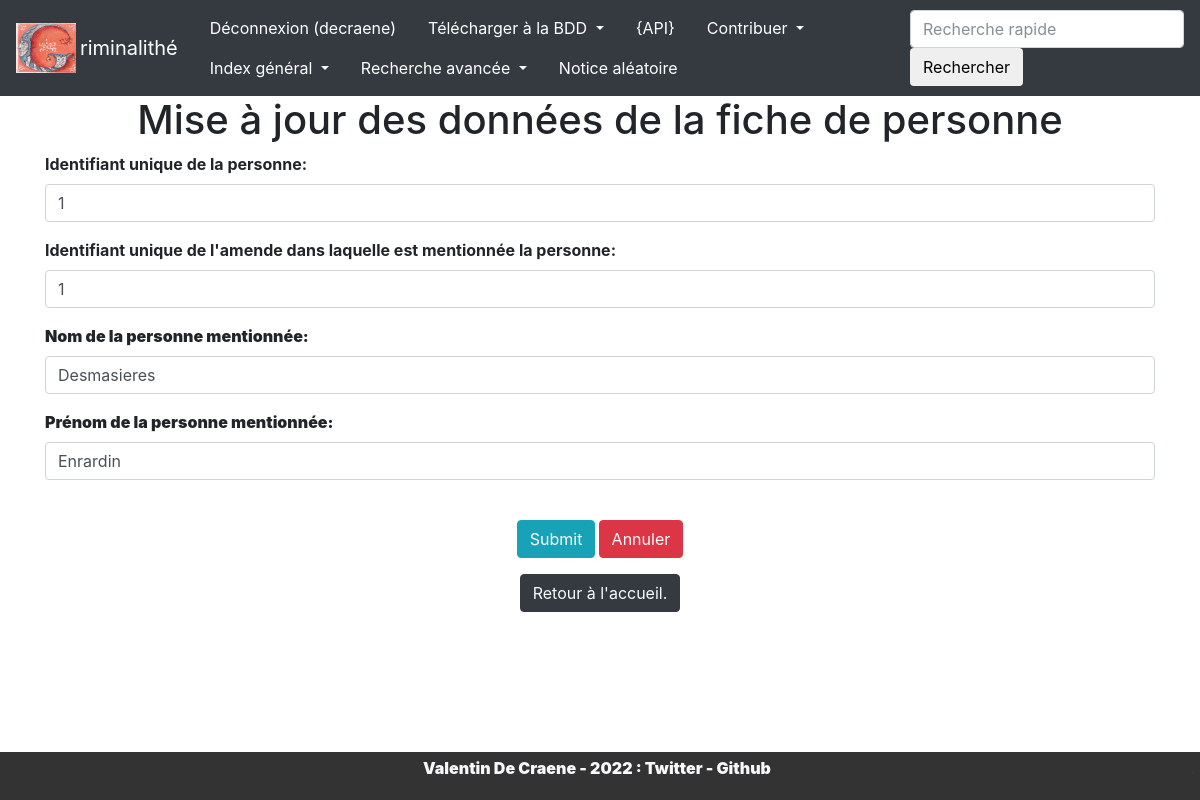
Screenshot of /personne/1/update (signed in) with the database file from the repository.
### Criminalithe/app/modeles/utilisateurs.py (models this page shows, shortened)
class User(UserMixin, db.Model):
    user_id = db.Column(db.Integer, primary_key=True)
    user_nom = db.Column(db.Text)
    user_login = db.Column(db.Text)
    user_email = db.Column(db.Text)
    user_password = db.Column(db.Text)
    authorships = db.relationship("Authorship", back_populates="user")

### Criminalithe/app/modeles/donnees.py (models this page shows, shortened)
class Personnes(db.Model):
    personnes_id = db.Column(db.Integer, primary_key=True, unique=True, nullable=False, autoincrement=True)
    personnes_amendes_id = db.Column(db.Integer, db.ForeignKey("amendes.amendes_personnes_id"))
    personnes_nom = db.Column(db.Text)
    personnes_prenom = db.Column(db.Text)
    authorships = db.relationship("Authorship", back_populates="personne")
    amendes = db.relationship("Amendes", backref="amendes", foreign_keys="Amendes.amendes_personnes_id")

### Criminalithe/app/routes/generic.py (the view, shortened to what this page needs)
@app.route("/personne/<int:personnes_id>/update", methods=["GET", "POST"])
@login_required
def personne_update(personnes_id):
    ma_personne = Personnes.query.get(personnes_id)
    erreurs = []
    updated = False
    return render_template(
        "pages/personne_form_update.html",
        nom="Criminalithé",
        personne=ma_personne,
        erreurs=erreurs,
        updated=updated
    )

### Criminalithe/app/modeles/utilisateurs.py (called while the page is built)
@login.user_loader
def trouver_utilisateur_via_id(identifiant):
    return User.query.get(int(identifiant))

### Criminalithe/app/templates/pages/personne_form_update.html (shortened to what this page needs)
{% extends "conteneur.html" %}
{% block corps %}
    {% if personne %}
<h1 class="text-center"> Mise à jour des données de la fiche de personne</h1>
    <form method="POST" action="{{ url_for('personne_update', personnes_id=personne.personnes_id)}}">
    	 <div class="mb-3">
		    <label for="personnes_id" class="form-label"><b>Identifiant unique de la personne:</b></label>
		    <input type="text" name="personnes_id" class="form-control {% if 'personnes_id' in erreurs%}is-invalid{% endif %}" id="personnes_id" value="{{personne.personnes_id}}" />
		  </div>
    	 <div class="mb-3">
		    <label for="personnes_amendes_id" class="form-label"><b>Identifiant unique de l'amende dans laquelle est mentionnée la personne:<b></label>
		    <input type="text" name="personnes_amendes_id" class="form-control {% if 'personnes_amendes_id' in erreurs%}is-invalid{% endif %}" id="personnes_amendes_id" value="{{personne.personnes_amendes_id}}" />
		  </div>
    	 <div class="mb-3">
		    <label for="personnes_nom" class="form-label">Nom de la personne mentionnée:</label>
		    <input type="text" name="personnes_nom" class="form-control {% if 'personnes_nom' in erreurs %}is-invalid{% endif %}" id="personnes_nom" value="{{personne.personnes_nom}}" />
		  </div>
		 <div class="mb-3">
		    <label for="personnes_prenom" class="form-label">Prénom de la personne mentionnée:</label>
		    <input type="text" name="personnes_prenom" class="form-control {% if 'personnes_prenom' in erreurs %}is-invalid{% endif %}" id="personnes_prenom" value="{{personne.personnes_prenom}}" />
		  </div>
    </form>
<br/>
<p class="text-center">
<input type="submit" name="Modifier" class="btn btn-info" />
<button type="button" class="btn btn-danger">
    <a class="text-light" href="{{url_for('index_personnes')}}">Annuler</a></li>
</button>
<p class="text-center">
<button type="button" class="btn btn-dark">
    <a class="text-light" href="{{url_for('accueil')}}">Retour à l'accueil.</a></li>
</button>
</p>
    {% else %}
        <p>La base de données est en cours de constitution</p>
    {% endif %}
{% endblock %}

### Criminalithe/app/templates/conteneur.html (shortened to what this page needs)
<!DOCTYPE html>
<html>
    <head>
        {% include "partials/css.html" %}
    </head>
    <body>
      <nav class="navbar navbar-expand-md navbar-dark bg-dark justify-content-between">
        <a class="navbar-brand mr-1" href="{{ url_for('accueil') }}"><img class="nav nav-pills mr-0" src="{{url_for('static', filename='images/C.png')}}" width="60" height="50" alt=""/></a><p class="text-white nav mr-auto pl-ml-1"><a href="{{ url_for('accueil') }}" class="text-white display-5 navbar-brand">riminalithé</a></p>
        <ul class="nav nav-pills mr-auto">
            {% if not current_user.is_authenticated %}
              <li class="nav-item">
                <a class="nav-link text-white bg-dark" href="{{url_for('inscription')}}">Inscription</a>
              </li>
              <li class="nav-item">
                <a class="nav-link text-white bg-dark" href="{{url_for('connexion')}}">Connexion</a>
              </li>
            {% else %}
              <li class="nav-item">
                <a class="nav-link text-white bg-dark" href="{{url_for('deconnexion')}}">Déconnexion ({{current_user.user_nom}})</a>
              </li>
            {% endif %}
                <li class="nav-item dropdown text-white">
                    <a class="nav-link dropdown-toggle text-white" href="#" id="navbarDropdown" role="button" data-toggle="dropdown" aria-haspopup="true" aria-expanded="false">
              Télécharger à la BDD
                    </a>
                </li>
                <li class="nav-item">
                    <a class="nav-link text-white bg-dark" href="{{url_for('navigation_api')}}">{API}</a>
                </li>
                <li class="nav-item dropdown text-white">
                    <a class="nav-link dropdown-toggle text-white" href="#" id="navbarDropdown" role="button" data-toggle="dropdown" aria-haspopup="true" aria-expanded="false">
              Contribuer
                    </a>
                </li>
                <li class="nav-item dropdown text-white">
                    <a class="nav-link dropdown-toggle text-white" href="#" id="navbarDropdown" role="button" data-toggle="dropdown" aria-haspopup="true" aria-expanded="false">
                    Index général
                    </a>
                </li>
                <li class="nav-item dropdown text-white">
                    <a class="nav-link dropdown-toggle text-white" href="#" id="navbarDropdown" role="button" data-toggle="dropdown" aria-haspopup="true" aria-expanded="false">
                    Recherche avancée
                    </a>
                </li>
                <li class="nav-item">
                    <a class="nav-link text-white" href="{{url_for('aleatoire')}}">Notice aléatoire</a>
                </li>
        </ul>
        <form class="form-inline" action="{{url_for('recherche')}}" method="GET">
          <input class="form-control bg-grey text-dark" name="keyword" type="search" placeholder="Recherche rapide" aria-label="Recherche">
          <button class="btn btn-grey" type="submit">Rechercher</button>
        </form>
      </nav>
       <div class="container">
        <div class="row">
            <div class="col">
            {% block corps %}{% endblock %}
            </div>
        </div>
      </div>
    </body>
    <br>
    <br>
    <footer class="text-center text-dark fixed-bottom footer-transparent">
        <div class="text-center p-1" style="background-color: rgba(0, 0, 0, 0.8);">
            <p class="text-light">Valentin De Craene - 2022 : <a class="text-light"
        href="https://twitter.com/VDCrne" target="_blank"
        >Twitter</a> - <a class="text-light" href="https://github.com/ValentinDeCraene" target="_blank">Github</a>
            <a style="color: rgba(0, 0, 0, 0.8);" class="text-dark float-right" href="{{url_for('teapot')}}">  .</a></p>
        </div>
    </footer>
</html>

### rows the page displays
User: user_nom "decraene"
Personnes: personnes_id "1", personnes_amendes_id "1", personnes_nom "Desmasieres", personnes_prenom "Enrardin"
